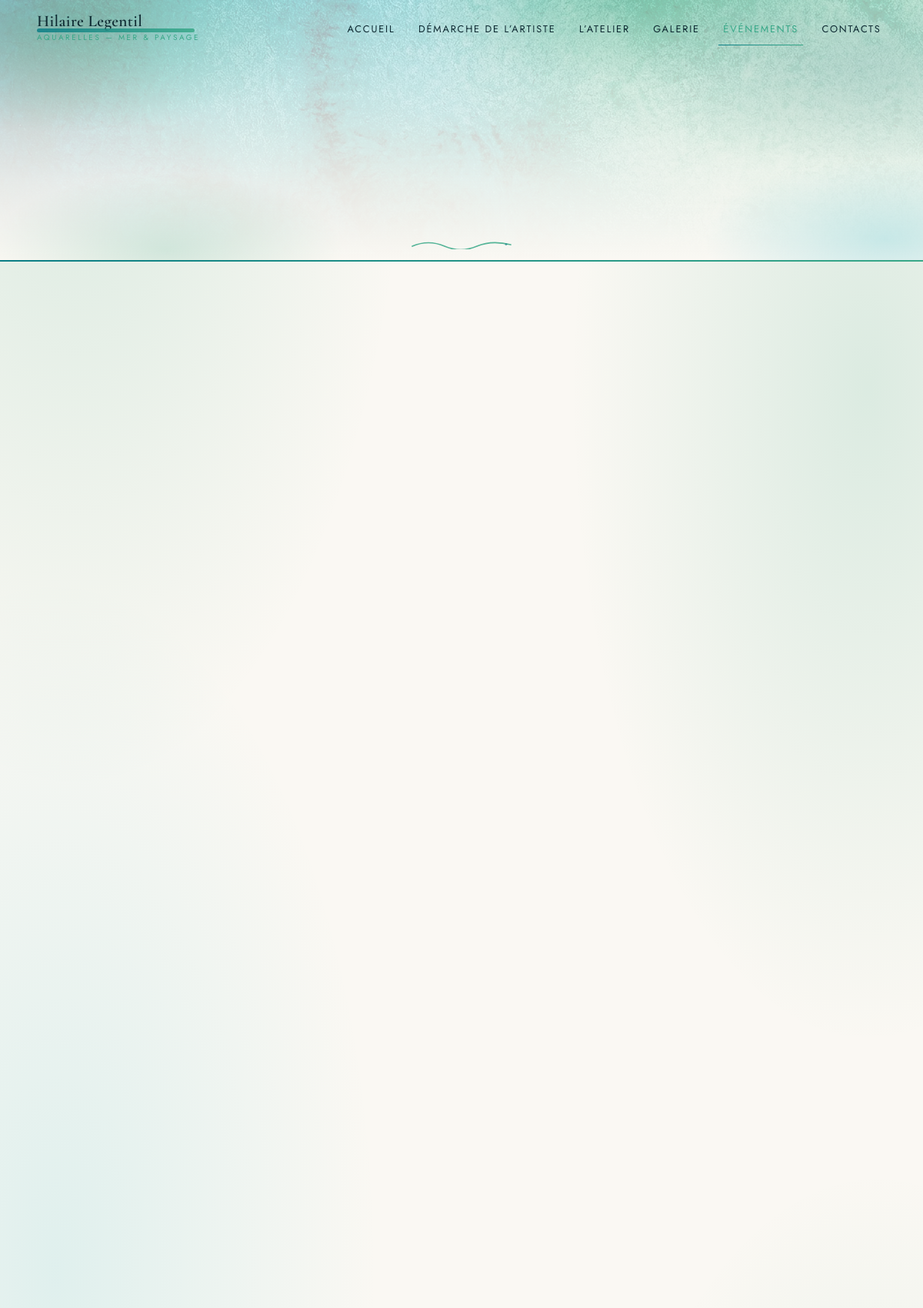
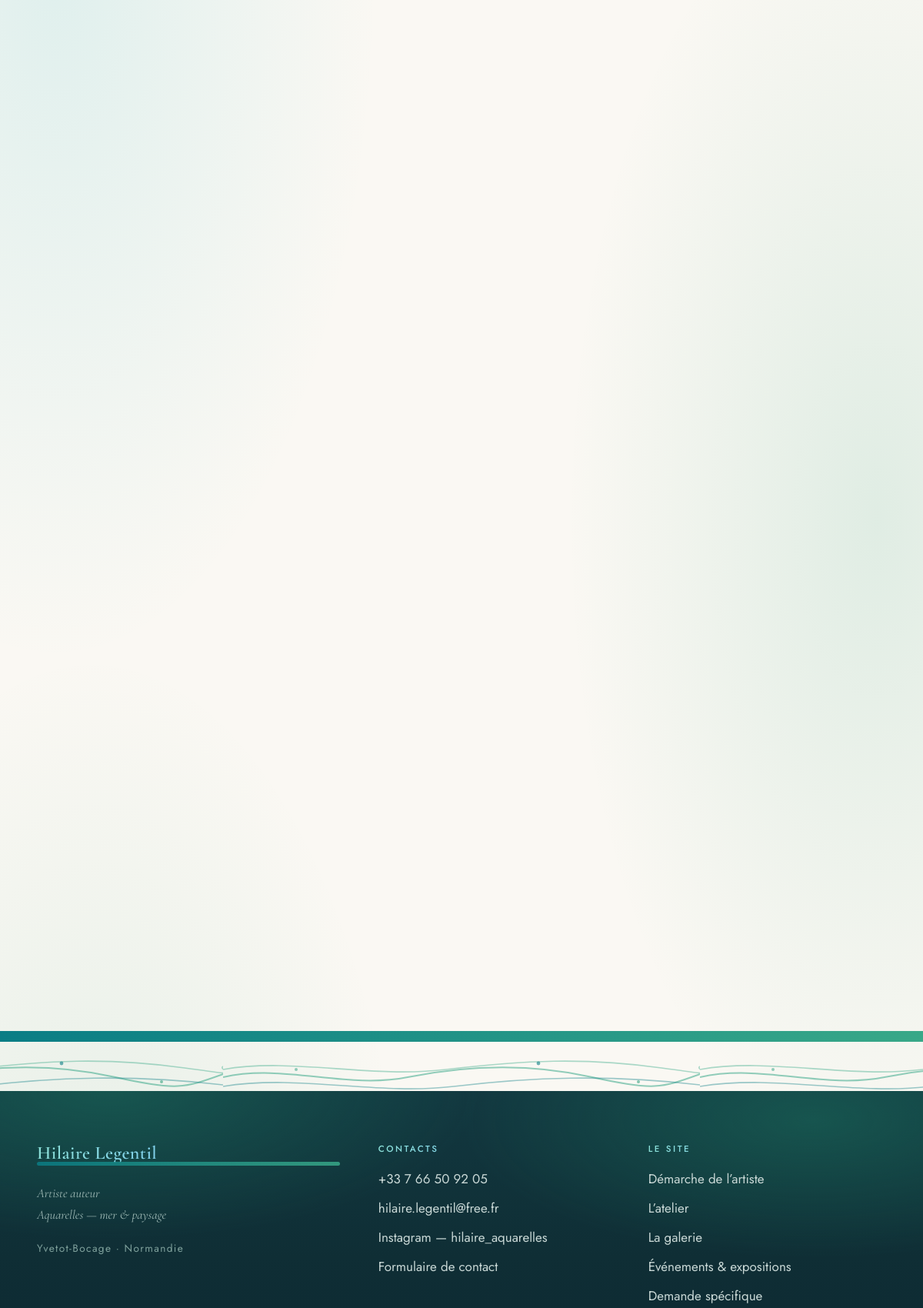
Screenshot of /evenements/exposition-art-mateur-barfleur-2025 (upper part) with the database file from the repository (2 pictures, top to bottom).
### tables this page shows
CREATE TABLE settings (
    key TEXT PRIMARY KEY,
    value TEXT NOT NULL DEFAULT ''
);

### app.py (the view)
@app.route("/evenements/<slug>")
def news_item(slug):
    row, images = get_news_item(slug)
    if row is None or (not row["published"] and not auth.current_admin()):
        abort(404)
    others = [n for n in get_news(limit=4) if n["id"] != row["id"]][:3]
    return render_template("news_item.html", n=row, images=images, others=others)

### app.py (called while the page is built)
@app.template_filter("date_fr")
def date_fr(value):
    return parse_date(value)[0]

@app.template_filter("paras")
def paras(value):
    return nl2paras(value)

@app.context_processor
def inject_globals():
    s = db.get_settings()
    hl_works = get_works()
    return {
        "SITE": SITE,
        "S": s,
        "admin_user": auth.current_admin(),
        "csrf": auth.csrf_token(),
        "year": date.today().year,
        "map_center": [49.4894, -1.5048],   # Yvetot-Bocage (Normandie)
        "map_radius": 75000,                # 75 km
        "hl_slugs": ",".join(w["slug"] for w in hl_works),
        "hl_total": len(hl_works),
        "vapid_pub": VAPID_PUB,
    }

def get_works(only_published=True):
    conn = db.connect()
    q = "SELECT * FROM works"
    if only_published:
        q += " WHERE published = 1"
    q += " ORDER BY position, id"
    rows = conn.execute(q).fetchall()
    conn.close()
    return rows

def get_news(only_published=True, limit=None):
    conn = db.connect()
    q = "SELECT * FROM news"
    if only_published:
        q += " WHERE published = 1"
    q += " ORDER BY COALESCE(NULLIF(event_date,''), created_at) DESC, id DESC"
    if limit:
        q += f" LIMIT {int(limit)}"
    rows = conn.execute(q).fetchall()
    conn.close()
    return rows

def get_news_item(slug):
    conn = db.connect()
    row = conn.execute("SELECT * FROM news WHERE slug = ?", (slug,)).fetchone()
    images = []
    if row:
        images = conn.execute(
            "SELECT * FROM news_images WHERE news_id = ? ORDER BY position, id",
            (row["id"],)).fetchall()
    conn.close()
    return row, images

@app.after_request
def security_headers(resp):
    resp.headers.setdefault("X-Content-Type-Options", "nosniff")
    resp.headers.setdefault("Referrer-Policy", "strict-origin-when-cross-origin")
    resp.headers.setdefault("Permissions-Policy", "geolocation=(), microphone=(), camera=()")
    return resp

### auth.py (called while the page is built)
def current_admin():
    return session.get("admin_user") if session.get("admin_auth") else None

def csrf_token():
    if "csrf" not in session:
        session["csrf"] = secrets.token_hex(16)
    return session["csrf"]

### db.py (called while the page is built)
def connect():
    os.makedirs(DATA_DIR, exist_ok=True)
    conn = sqlite3.connect(DB_PATH)
    conn.row_factory = sqlite3.Row
    conn.execute("PRAGMA foreign_keys=ON")
    return conn

### templates/news_item.html (shortened to what this page needs)
{% extends "base.html" %}
{% from "_macros.html" import picture %}
{% block content %}
<header class="page-head">
</header>
<article class="section">
  <div class="container article">
  </div>
</article>
{% if others %}
<section class="section section-news more-news">
  <div class="container">
    <div class="news-rows">
    </div>
  </div>
</section>
{% endif %}
{% endblock %}

### templates/base.html (shortened to what this page needs)
<!DOCTYPE html>
<html lang="fr">
<head>
<link rel="stylesheet" href="/static/css/fonts.css">
<link rel="stylesheet" href="/static/css/main.css">
</head>
<body class="pg-{{ request.endpoint or 'home' }}">
<header class="site-header" id="site-header">
  <div class="header-inner">
    <a class="brand" href="{{ url_for('home') }}" aria-label="Hilaire Legentil — accueil">
      <span class="brand-name">Hilaire&nbsp;Legentil</span>
      <span class="brand-baseline">Aquarelles — mer &amp; paysage</span>
    </a>
    <nav class="site-nav" id="site-nav" aria-label="Navigation principale">
      <ul>
        <li><a href="{{ url_for('home') }}" {% if request.endpoint == 'home' %}aria-current="page"{% endif %}>Accueil</a></li>
        <li><a href="{{ url_for('artist') }}" {% if request.endpoint == 'artist' %}aria-current="page"{% endif %}>Démarche de l’artiste</a></li>
        <li><a href="{{ url_for('atelier') }}" {% if request.endpoint == 'atelier' %}aria-current="page"{% endif %}>L’atelier</a></li>
        <li><a href="{{ url_for('gallery') }}" {% if request.endpoint in ('gallery','work') %}aria-current="page"{% endif %}>Galerie</a></li>
        <li><a href="{{ url_for('news_list') }}" {% if request.endpoint in ('news_list','news_item') %}aria-current="page"{% endif %}>Événements</a></li>
        <li><a href="{{ url_for('contact') }}" {% if request.endpoint == 'contact' %}aria-current="page"{% endif %}>Contacts</a></li>
      </ul>
    </nav>
  </div>
</header>
<main id="contenu">
{% block content %}{% endblock %}
</main>
<div class="spectrum" aria-hidden="true"></div>
<footer class="site-footer">
  <div class="footer-inner">
    <div class="footer-col footer-id">
      <p class="brand-name">Hilaire&nbsp;Legentil</p>
      <p class="footer-baseline">{{ S.get('footer_job', 'Artiste auteur') }}<br>{{ S.get('footer_tag', 'Aquarelles — mer & paysage') }}</p>
      <p class="footer-loc">Yvetot-Bocage · Normandie</p>
    </div>
    <div class="footer-col">
      <h2 class="footer-title">Contacts</h2>
      <ul class="footer-list">
        {% if S.get('contact_phone') %}<li><a href="tel:{{ S.get('contact_phone','')|replace(' ','') }}">{{ S.get('contact_phone') }}</a></li>{% endif %}
        {% if S.get('contact_email') %}<li><a href="mailto:{{ S.get('contact_email') }}">{{ S.get('contact_email') }}</a></li>{% endif %}
        {% if S.get('instagram') %}<li><a href="https://www.instagram.com/{{ S.get('instagram') }}/" rel="me noopener" target="_blank">Instagram — {{ S.get('instagram') }}</a></li>{% endif %}
        <li><a href="{{ url_for('contact') }}">Formulaire de contact</a></li>
      </ul>
    </div>
    <div class="footer-col">
      <h2 class="footer-title">Le site</h2>
      <ul class="footer-list">
        <li><a href="{{ url_for('artist') }}">Démarche de l’artiste</a></li>
        <li><a href="{{ url_for('atelier') }}">L’atelier</a></li>
        <li><a href="{{ url_for('gallery') }}">La galerie</a></li>
        <li><a href="{{ url_for('news_list') }}">Événements &amp; expositions</a></li>
        <li><a href="{{ url_for('specific_request') }}">Demande spécifique</a></li>
      </ul>
    </div>
  </div>
</footer>
</body>
</html>

### rows the page displays
settings: get "Artiste auteur"
settings: get "Aquarelles — mer & paysage"
settings: get "+33 7 66 50 92 05"
settings: get "hilaire.legentil@free.fr"
settings: get "hilaire_aquarelles"
